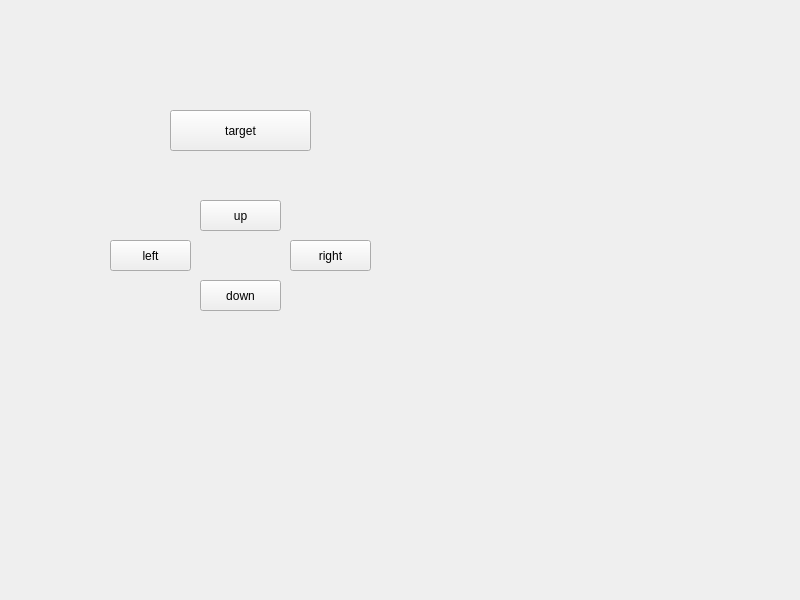
<?xml version="1.0" encoding="UTF-8"?>
<ui version="4.0">
 <class>Widget</class>
 <widget class="QWidget" name="Widget">
  <property name="geometry">
   <rect>
    <x>0</x>
    <y>0</y>
    <width>800</width>
    <height>600</height>
   </rect>
  </property>
  <property name="windowTitle">
   <string>Widget</string>
  </property>
  <widget class="QPushButton" name="pushButtonTarget">
   <property name="geometry">
    <rect>
     <x>170</x>
     <y>110</y>
     <width>141</width>
     <height>41</height>
    </rect>
   </property>
   <property name="text">
    <string>target</string>
   </property>
  </widget>
  <widget class="QPushButton" name="pushButtonUp">
   <property name="geometry">
    <rect>
     <x>200</x>
     <y>200</y>
     <width>81</width>
     <height>31</height>
    </rect>
   </property>
   <property name="text">
    <string>up</string>
   </property>
  </widget>
  <widget class="QPushButton" name="pushButtonLeft">
   <property name="geometry">
    <rect>
     <x>110</x>
     <y>240</y>
     <width>81</width>
     <height>31</height>
    </rect>
   </property>
   <property name="text">
    <string>left</string>
   </property>
  </widget>
  <widget class="QPushButton" name="pushButtonRight">
   <property name="geometry">
    <rect>
     <x>290</x>
     <y>240</y>
     <width>81</width>
     <height>31</height>
    </rect>
   </property>
   <property name="text">
    <string>right</string>
   </property>
  </widget>
  <widget class="QPushButton" name="pushButtonDown">
   <property name="geometry">
    <rect>
     <x>200</x>
     <y>280</y>
     <width>81</width>
     <height>31</height>
    </rect>
   </property>
   <property name="text">
    <string>down</string>
   </property>
  </widget>
 </widget>
 <resources/>
 <connections/>
</ui>
